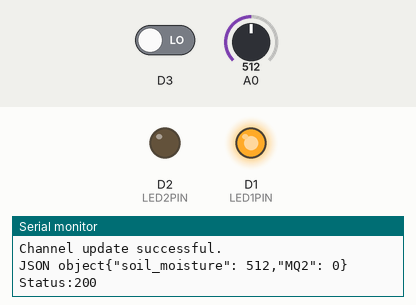
Recording of a sketch running on a simulated ESP8266 (NodeMCU). On the bench: output pins drawn as LEDs (lit = HIGH), the last lines printed to the serial monitor. The inputs (shaded band) are chosen by the test bench; at power-on: D3 LOW, A0 = 512. WiFi joins after 1.5 s; servers stay silent unless stated; uploads are accepted with an empty reply.

Above: at 2.7 s.
2.8 s: D3 driven HIGH
At 3.7 s:
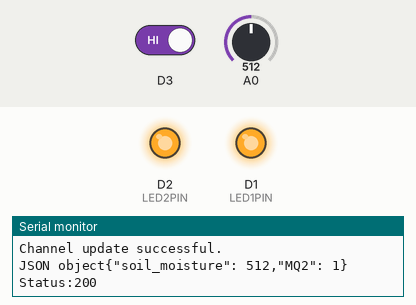
4.8 s: A0 set to 416
7.2 s: A0 set to 383
At 8.4 s:
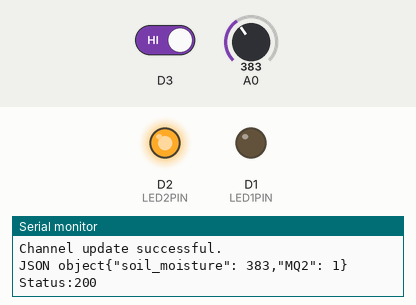
9.2 s: A0 set to 410
At 10.8 s:
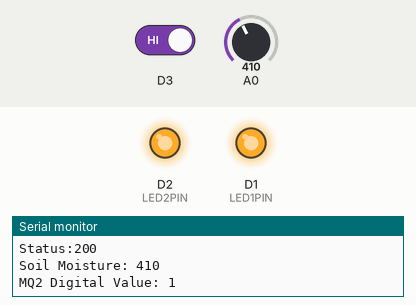
12.0 s: A0 set to 390
At 13.2 s:
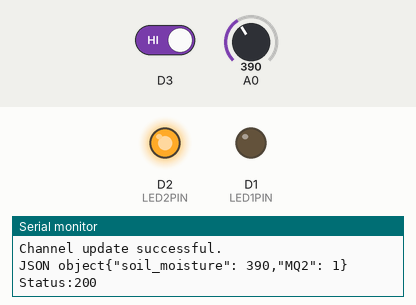
Timing chart, 0 to 15.0 s (numbered marks = the images above; inputs shaded):
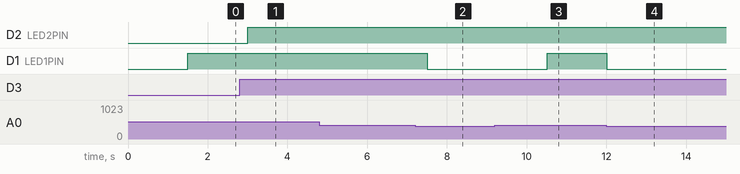

Measured:
- the behaviour switches between 400 and 399 on A0 (found by bisection; images 1 and 2)
- after the input at 2.8 s, D2 (LED2PIN): LOW → HIGH after 0.20 s
- after the input at 7.2 s, D1 (LED1PIN): HIGH → LOW after 0.31 s
- after the input at 9.2 s, D1 (LED1PIN): LOW → HIGH after 1.3 s
- after the input at 12.0 s, D1 (LED1PIN): HIGH → LOW at once

The sketch:

soil.ino
```cpp
#include <ESP8266WiFi.h>
#include <ThingSpeak.h>
#include<ESP8266WebServer.h>
#include<ESP8266HTTPClient.h>
#define LED1PIN D1 // GPIO pin for LED
#define LED2PIN D2 // GPIO pin for Buzzer

// Replace with your network credentials
const char* ssid = "KRANTI";
const char* password = "12345678";

// Replace with your ThingSpeak credentials
const unsigned long channelID = 2594057;
const char* writeAPIKey = "HY8I1Y3R6B2A01SB";

// Create an instance of the WiFiClient
WiFiClient client;

void setup() {
  //pinMode(LED_PIN, OUTPUT);
  //pinMode(BUZZER_PIN, OUTPUT);
  Serial.begin(115200);
   pinMode(LED1PIN, OUTPUT);
  pinMode(LED2PIN, OUTPUT);
  // Connect to Wi-Fi
  WiFi.begin(ssid, password);
  while (WiFi.status() != WL_CONNECTED) {
    delay(500);
    Serial.print(".");
  }
  Serial.println("Connected to WiFi");

  // Initialize ThingSpeak
  ThingSpeak.begin(client);
}

void loop() {
  // Read soil moisture sensor value (analog)
  int soilMoistureValue = analogRead(A0);

  // Read MQ2 gas sensor value (digital)
  int mq2Value = digitalRead(D3);

  // Print values to Serial Monitor
  Serial.print("Soil Moisture: ");
  Serial.println(soilMoistureValue);
  Serial.print("MQ2 Digital Value: ");
  Serial.println(mq2Value);
  if (soilMoistureValue <400 ) {
    digitalWrite(LED1PIN, LOW); // Turn LED ON
  }
  else {
    digitalWrite(LED1PIN, HIGH); // Turn LED OFF
  }
  if (mq2Value == 1) {
    digitalWrite(LED2PIN, HIGH); // Turn Buzzer ON
  }
  else {
    digitalWrite(LED2PIN, LOW); // Turn Buzzer OFF
  }

  // Write values to ThingSpeak
  ThingSpeak.setField(1, soilMoistureValue);
  ThingSpeak.setField(2, mq2Value);

  // Update ThingSpeak
  int responseCode = ThingSpeak.writeFields(channelID, writeAPIKey);
  if (responseCode == 200) {
    Serial.println("Channel update successful.");
  } else {
    Serial.println("Problem updating channel. HTTP error code " + String(responseCode));
  }
   String body = "{\"soil_moisture\": "+String(soilMoistureValue)+",\"MQ2\": "+String(mq2Value)+"}";
  Serial.println("JSON object" + body);
  WiFiClient client;
  HTTPClient httpclient;

  httpclient.begin(client,"http://192.168.176.82:3000/readingdata");
  httpclient.addHeader("Content-type","application/JSON");

  int status=httpclient.POST(body);

  Serial.println("Status:" +String(status));

  // Wait 20 seconds to avoid exceeding ThingSpeak rate limits
  delay(1000);
}
```
